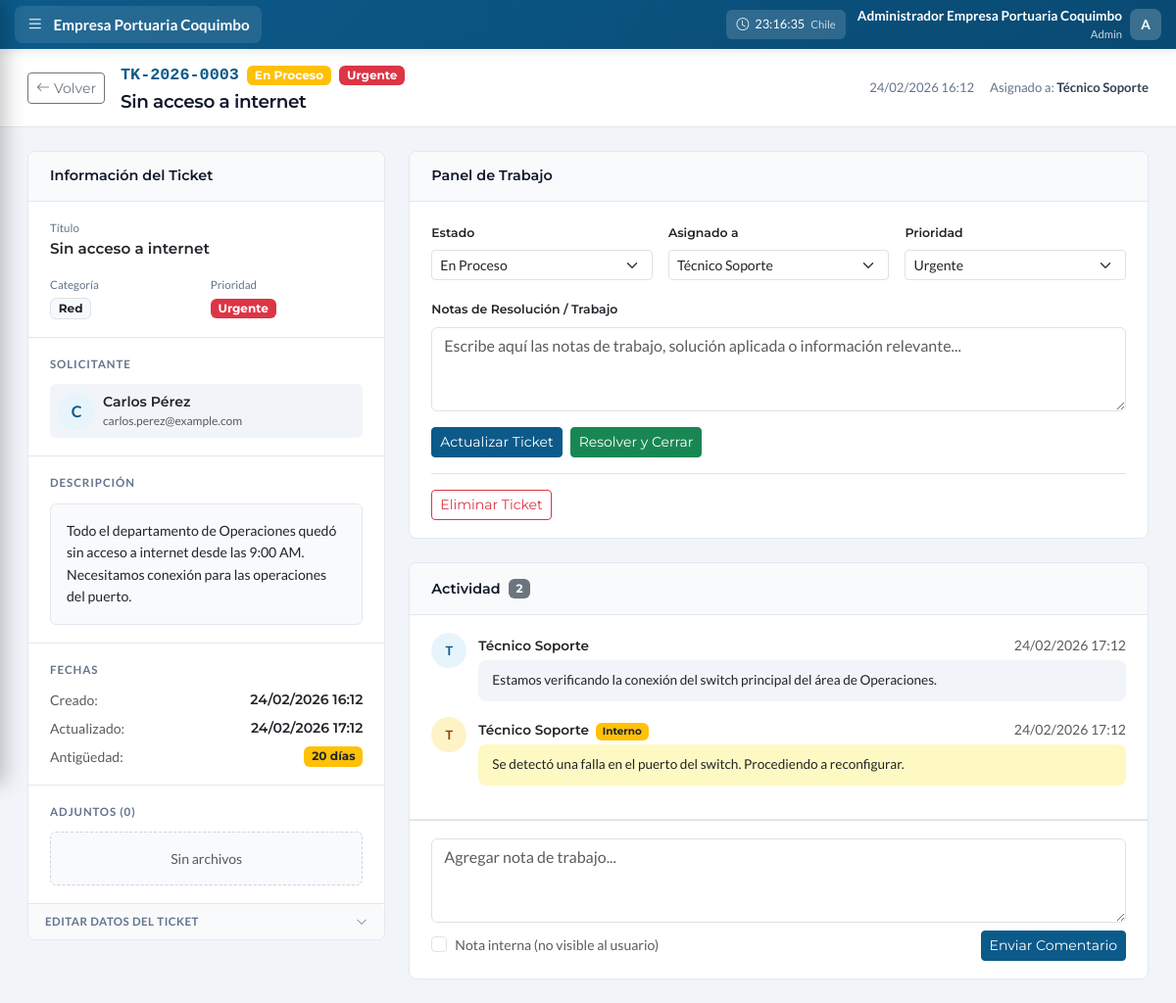
/detalle_ticket.php?id=3&from=tickets (signed in), run on the app's committed database.
### tables this page shows
CREATE TABLE IF NOT EXISTS users (
    id INT AUTO_INCREMENT PRIMARY KEY,
    name VARCHAR(100) NOT NULL,
    username VARCHAR(50) NOT NULL UNIQUE,
    email VARCHAR(150) NOT NULL UNIQUE,
    password VARCHAR(255) NOT NULL,
    role ENUM('admin', 'soporte', 'social', 'denuncia', 'user') NOT NULL DEFAULT 'user',
    is_active TINYINT(1) DEFAULT 1,
    last_login TIMESTAMP NULL,
    login_attempts INT DEFAULT 0,
    locked_until TIMESTAMP NULL,
    birthday DATE DEFAULT NULL,
    phone VARCHAR(20) DEFAULT NULL,
    department VARCHAR(100) DEFAULT NULL,
    position VARCHAR(100) DEFAULT NULL,
    avatar VARCHAR(255) DEFAULT NULL,
    bio TEXT DEFAULT NULL,
    created_at TIMESTAMP DEFAULT CURRENT_TIMESTAMP,
    updated_at TIMESTAMP DEFAULT CURRENT_TIMESTAMP ON UPDATE CURRENT_TIMESTAMP,
    INDEX idx_username (username),
    INDEX idx_email (email),
    INDEX idx_role (role)
);

CREATE TABLE IF NOT EXISTS tickets (
    id INT AUTO_INCREMENT PRIMARY KEY,
    ticket_number VARCHAR(20) NOT NULL UNIQUE,
    user_id INT DEFAULT NULL,
    user_name VARCHAR(100) DEFAULT NULL,
    user_email VARCHAR(150) DEFAULT NULL,
    user_department VARCHAR(100) DEFAULT NULL,
    user_phone VARCHAR(20) DEFAULT NULL,
    category ENUM('hardware', 'software', 'red', 'acceso', 'otro') NOT NULL DEFAULT 'otro',
    priority ENUM('baja', 'media', 'alta', 'urgente') NOT NULL DEFAULT 'media',
    title VARCHAR(200) NOT NULL,
    description TEXT NOT NULL,
    status ENUM('abierto', 'asignado', 'en_proceso', 'pendiente', 'en_pausa', 'resuelto', 'cerrado') DEFAULT 'abierto',
    assigned_to INT DEFAULT NULL,
    assigned_by INT DEFAULT NULL,
    resolution TEXT DEFAULT NULL,
    resolution_type ENUM('solucionado', 'sin_solucion', 'duplicado', 'cancelado') DEFAULT NULL,
    created_at TIMESTAMP DEFAULT CURRENT_TIMESTAMP,
    first_response_at TIMESTAMP NULL,
    assigned_at TIMESTAMP NULL,
    work_started_at TIMESTAMP NULL,
    resolved_at TIMESTAMP NULL,
    closed_at TIMESTAMP NULL,
    updated_at TIMESTAMP DEFAULT CURRENT_TIMESTAMP ON UPDATE CURRENT_TIMESTAMP,
    sla_response_target INT DEFAULT NULL,
    sla_resolution_target INT DEFAULT NULL,
    sla_response_met TINYINT(1) DEFAULT NULL,
    sla_resolution_met TINYINT(1) DEFAULT NULL,
    sla_paused_at TIMESTAMP NULL,
    sla_paused_minutes INT DEFAULT 0,
    FOREIGN KEY (user_id) REFERENCES users(id) ON DELETE SET NULL,
    FOREIGN KEY (assigned_to) REFERENCES users(id) ON DELETE SET NULL,
    FOREIGN KEY (assigned_by) REFERENCES users(id) ON DELETE SET NULL,
    INDEX idx_ticket_number (ticket_number),
    INDEX idx_status (status),
    INDEX idx_priority (priority),
    INDEX idx_assigned (assigned_to),
    INDEX idx_created (created_at)
);

CREATE TABLE IF NOT EXISTS ticket_comments (
    id INT AUTO_INCREMENT PRIMARY KEY,
    ticket_id INT NOT NULL,
    user_id INT DEFAULT NULL,
    user_name VARCHAR(100) DEFAULT NULL,
    comment TEXT NOT NULL,
    is_internal TINYINT(1) DEFAULT 0,
    is_first_response TINYINT(1) DEFAULT 0,
    created_at TIMESTAMP DEFAULT CURRENT_TIMESTAMP,
    FOREIGN KEY (ticket_id) REFERENCES tickets(id) ON DELETE CASCADE,
    FOREIGN KEY (user_id) REFERENCES users(id) ON DELETE SET NULL,
    INDEX idx_ticket (ticket_id)
);

### public/detalle_ticket.php (the view, shortened to what the rows shown need)
<?php
require_once '../includes/bootstrap.php';
$user = getCurrentUser();
$ticketId = (int)($_GET['id'] ?? 0);
$statusColors = ['abierto' => 'primary', 'asignado' => 'info', 'en_proceso' => 'warning', 'pendiente' => 'secondary', 'en_pausa' => 'info', 'resuelto' => 'success', 'cerrado' => 'dark'];
$statusLabels = ['abierto' => 'Abierto', 'asignado' => 'Asignado', 'en_proceso' => 'En Proceso', 'pendiente' => 'Pendiente', 'en_pausa' => 'En Pausa', 'resuelto' => 'Resuelto', 'cerrado' => 'Cerrado'];
$priorityColors = ['urgente' => 'danger', 'alta' => 'warning', 'media' => 'info', 'baja' => 'secondary'];
$categoryLabels = ['hardware' => 'Hardware', 'software' => 'Software', 'red' => 'Red', 'acceso' => 'Acceso', 'otro' => 'Otro'];
$technicians = $pdo->query("SELECT id, name, email, role FROM users WHERE role IN ('admin', 'soporte')")->fetchAll();
$stmt = $pdo->prepare("
    SELECT t.*,
           COALESCE(u.name, t.user_name) as user_name,
           a.name as assigned_name
    FROM tickets t
    LEFT JOIN users u ON t.user_id = u.id
    LEFT JOIN users a ON t.assigned_to = a.id
    WHERE t.id = ?
");
$stmt->execute([$ticketId]);
$t = $stmt->fetch();
$ticketComments = $pdo->prepare('SELECT * FROM ticket_comments WHERE ticket_id = ? ORDER BY created_at ASC');
$ticketComments->execute([$ticketId]);
$comments = $ticketComments->fetchAll();
$createdDate = new DateTime($t['created_at']);
$now = new DateTime();
$diffDays = $createdDate->diff($now)->days;
$updatedAt = $t['updated_at'] ?? $t['created_at'];
?>
<!DOCTYPE html>
<html lang="es">
<head>
    <link href="https://cdn.jsdelivr.net/npm/bootstrap@5.3.2/dist/css/bootstrap.min.css" rel="stylesheet">
    <link href="https://cdn.jsdelivr.net/npm/bootstrap-icons@1.11.1/font/bootstrap-icons.css" rel="stylesheet">
    <link href="css/detalle-ticket.css" rel="stylesheet">
</head>
<body class="has-sidebar">
    <?php include '../includes/barra_lateral_soporte.php'; ?>
    <main class="main-content">
    <div class="ticket-subheader">
        <div class="d-flex align-items-center gap-3 flex-wrap">
            <div>
                <div class="d-flex align-items-center gap-2 mb-1">
                    <span class="ticket-id-badge"><?= htmlspecialchars($t['ticket_number']) ?></span>
                    <span class="badge bg-<?= $statusColors[$t['status']] ?> py-1 px-2"><?= $statusLabels[$t['status']] ?></span>
                    <span class="badge bg-<?= $priorityColors[$t['priority']] ?> py-1 px-2"><?= ucfirst($t['priority']) ?></span>
                </div>
                <h1 class="ticket-title-main"><?= htmlspecialchars($t['title']) ?></h1>
            </div>
        </div>
        <div class="d-flex align-items-center gap-3 header-meta">
            <span><?= date('d/m/Y H:i', strtotime($t['created_at'])) ?></span>
            <?php if ($t['assigned_name']): ?>
            <span>Asignado a: <strong><?= htmlspecialchars($t['assigned_name']) ?></strong></span>
            <?php endif; ?>
        </div>
    </div>
    <div class="page-content">
        <div class="row g-4">
            <div class="col-lg-4">
                <div class="detail-card">
                    <div class="card-section-header">
                        <h2 class="card-section-title">Información del Ticket</h2>
                    </div>
                    <div class="card-section">
                        <div class="mb-3">
                            <div class="info-label">Título</div>
                            <p class="mb-0 fw-semibold" style="font-size: 0.95rem;"><?= htmlspecialchars($t['title']) ?></p>
                        </div>
                        <div class="row g-2">
                            <div class="col-6">
                                <div class="info-label">Categoría</div>
                                <span class="badge bg-light text-dark border"><?= $categoryLabels[$t['category']] ?? $t['category'] ?></span>
                            </div>
                            <div class="col-6">
                                <div class="info-label">Prioridad</div>
                                <span class="badge bg-<?= $priorityColors[$t['priority']] ?>"><?= ucfirst($t['priority']) ?></span>
                            </div>
                        </div>
                    </div>
                    <div class="card-section">
                        <div class="d-flex align-items-center gap-2 p-2 rounded" style="background: var(--gray-100);">
                            <div>
                                <div class="fw-semibold" style="font-size: 0.88rem;"><?= htmlspecialchars($t['user_name'] ?? 'Sin nombre') ?></div>
                                <div class="text-muted" style="font-size: 0.75rem;"><?= htmlspecialchars($t['user_email'] ?? '-') ?></div>
                            </div>
                        </div>
                    </div>
                    <div class="card-section">
                        <div class="p-3 rounded" style="background: var(--gray-50); border: 1px solid var(--gray-200); max-height: 200px; overflow-y: auto;">
                            <p class="mb-0" style="font-size: 0.88rem; line-height: 1.6; white-space: pre-line;"><?= htmlspecialchars($t['description']) ?></p>
                        </div>
                    </div>
                    <div class="card-section">
                        <div class="d-flex flex-column gap-2">
                            <div class="d-flex justify-content-between">
                                <small class="text-muted">Creado:</small>
                                <small class="fw-semibold"><?= date('d/m/Y H:i', strtotime($t['created_at'])) ?></small>
                            </div>
                            <div class="d-flex justify-content-between">
                                <small class="text-muted">Actualizado:</small>
                                <small class="fw-semibold"><?= date('d/m/Y H:i', strtotime($updatedAt)) ?></small>
                            </div>
                            <div class="d-flex justify-content-between">
                                <small class="text-muted">Antigüedad:</small>
                                <small class="badge bg-<?= $diffDays > 3 ? 'warning' : 'light' ?> text-<?= $diffDays > 3 ? 'dark' : 'muted' ?>"><?= $diffDays === 0 ? 'Hoy' : $diffDays . ' día' . ($diffDays > 1 ? 's' : '') ?></small>
                            </div>
                        </div>
                    </div>
                </div>
            </div>
            <div class="col-lg-8">
                <div class="detail-card mb-4">
                    <div class="card-section-header">
                        <h2 class="card-section-title">Panel de Trabajo</h2>
                    </div>
                    <div class="card-section">
                        <form method="POST">
                            <div class="row g-3 mb-3">
                                <div class="col-md-4">
                                    <label class="form-label fw-semibold" style="font-size: 0.78rem;">Estado</label>
                                    <select name="new_status" class="form-select form-select-sm">
                                        <option value="en_proceso" <?= $t['status'] === 'en_proceso' ? 'selected' : '' ?>>En Proceso</option>
                                    </select>
                                </div>
                                <div class="col-md-4">
                                    <label class="form-label fw-semibold" style="font-size: 0.78rem;">Asignado a</label>
                                    <select name="assign_to" class="form-select form-select-sm">
                                        <?php foreach ($technicians as $tech): ?>
                                        <option value="<?= $tech['id'] ?>" <?= $t['assigned_to'] == $tech['id'] ? 'selected' : '' ?>><?= htmlspecialchars($tech['name']) ?></option>
                                        <?php endforeach; ?>
                                    </select>
                                </div>
                                <div class="col-md-4">
                                    <label class="form-label fw-semibold" style="font-size: 0.78rem;">Prioridad</label>
                                    <select name="priority" class="form-select form-select-sm">
                                        <option value="urgente" <?= $t['priority'] === 'urgente' ? 'selected' : '' ?>>Urgente</option>
                                    </select>
                                </div>
                            </div>
                        </form>
                    </div>
                </div>
                <div class="detail-card" id="actividad">
                    <div class="card-section-header">
                        <div class="d-flex align-items-center gap-2">
                            <h2 class="card-section-title mb-0">Actividad</h2>
                        </div>
                    </div>
                    <div class="card-section" style="max-height: 400px; overflow-y: auto;">
                        <?php if (empty($comments)): ?>
                        <div class="text-center py-5">
                            <p class="text-muted mb-0">Sin actividad registrada</p>
                        </div>
                        <?php else: ?>
                        <?php foreach ($comments as $c): ?>
                        <div class="comment-item">
                            <div class="comment-avatar" style="background: <?= $c['is_internal'] ? '#fef3c7' : 'var(--primary-soft)' ?>; color: <?= $c['is_internal'] ? '#92400e' : 'var(--primary-dark)' ?>;">
                                <?= strtoupper(substr($c['user_name'] ?? 'S', 0, 1)) ?>
                            </div>
                            <div class="flex-grow-1">
                                <div class="d-flex justify-content-between align-items-center mb-1">
                                    <div>
                                        <span class="fw-semibold" style="font-size: 0.85rem;"><?= htmlspecialchars($c['user_name'] ?? 'Sistema') ?></span>
                                        <?php if ($c['is_internal']): ?>
                                        <span class="badge bg-warning text-dark ms-1" style="font-size: 0.65rem;">Interno</span>
                                        <?php endif; ?>
                                    </div>
                                    <small class="text-muted"><?= date('d/m/Y H:i', strtotime($c['created_at'])) ?></small>
                                </div>
                                <div class="comment-bubble" style="background: <?= $c['is_internal'] ? '#fef9c3' : 'var(--gray-100)' ?>;">
                                    <?php
                                    $commentText = htmlspecialchars($c['comment']);
                                    echo nl2br($commentText);
                                    ?>
                                </div>
                            </div>
                        </div>
                        <?php endforeach; ?>
                        <?php endif; ?>
                    </div>
                </div>
            </div>
        </div>
    </div>
    </main>
</body>
</html>

### includes/barra_lateral_soporte.php (shortened to what the rows shown need)
<link href="css/sidebar-soporte.css" rel="stylesheet">
<div class="epco-topbar">
    <div class="topbar-right">
        <div class="topbar-user">
            <div class="topbar-user-info d-none d-md-block">
                <div class="topbar-user-name"><?= htmlspecialchars($user['name']) ?></div>
                <div class="topbar-user-role"><?= ucfirst($user['role']) ?></div>
            </div>
            <div class="dropdown">
                <div class="topbar-avatar" role="button" data-bs-toggle="dropdown">
                    <?= strtoupper(substr($user['name'], 0, 1)) ?>
                </div>
            </div>
        </div>
    </div>
</div>

### data on the page
users: name "Administrador Empresa Portuaria Coquimbo", role "Admin", name "A"
tickets: ticket_number "TK-2026-0003", status "En Proceso", priority "Urgente", title "Sin acceso a internet", created_at "24/02/2026 16:12", assigned_to.name "Técnico Soporte", category "Red", user_email "carlos.perez@example.com", description "Todo el departamento de Operaciones quedó sin acceso a internet desde las 9:00 AM. Necesitamos conexión para las operaciones del puerto.", updated_at "24/02/2026 17:12", new_status "En Proceso", assign_to "Técnico Soporte"
ticket_comments: user_name "T", user_name "Técnico Soporte", created_at "24/02/2026 17:12", comment "Estamos verificando la conexión del switch principal del área de Operaciones."
ticket_comments: user_name "T", user_name "Técnico Soporte", is_internal "Interno", created_at "24/02/2026 17:12", comment "Se detectó una falla en el puerto del switch. Procediendo a reconfigurar."

### other printed values
substr($t['user_name'] ?? 'U', 0, 1) "C"
$t['user_name'] "Carlos Pérez"
$totalEvidence "0"
count($comments) "2"
